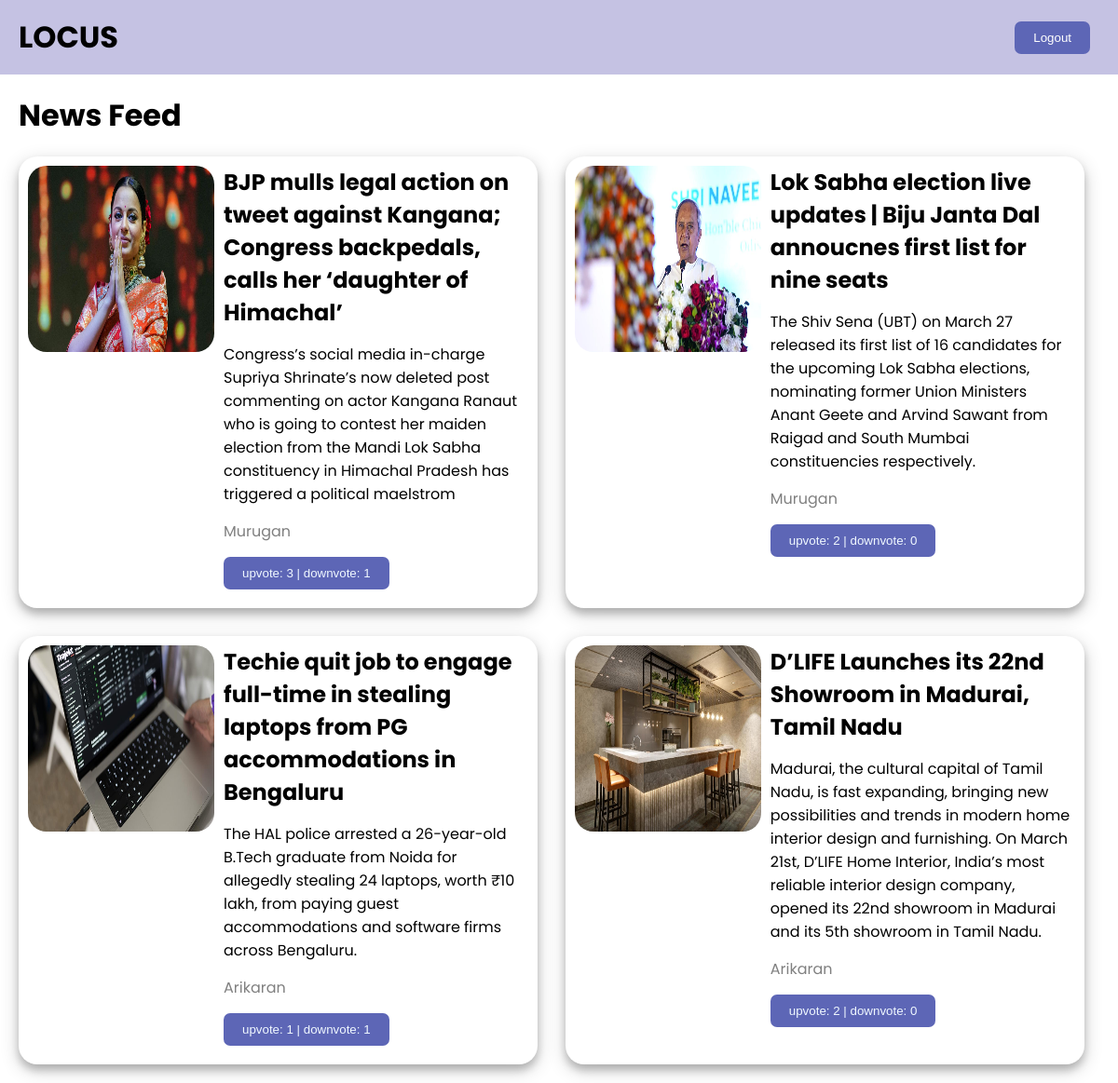
Page /journal on the committed database.
### locusnews/models.py (models this page shows, shortened)
class News(models.Model):
    author = models.ForeignKey(User, on_delete=models.CASCADE)
    title = models.CharField(max_length=250)
    image = models.ImageField(upload_to='images/',default="")
    content = models.TextField()
    upvotes = models.IntegerField(default=0)
    downvotes = models.IntegerField(default=0)

### locusnews/views.py (the view)
# urls.py: path('journal',views.journal,name='journal'),
def journal(request):
    username = request.user.username
    allnews = News.objects.all()
    return render(request,'journal.html',{'username':username,'allnews':allnews})

### templates/journal.html (shortened to what this page needs)
{% load static %}
<html lang="en">
  <head>
    <link rel="stylesheet" href="{% static 'commonuser.css'%}" />
  </head>
  <body>
    <div class="main-container">
      <div class="navbar">
        <h1 class="logo">LOCUS</h1>
        <div class="navbar-sub-container">
          <button><a href="/handlelogout" style="text-decoration: none; color: white;">Logout</a></button>
        </div>
      </div>
      <div class="content">
        <div class="margin-container">
          <h1>News Feed</h1>
        </div>
        <div class="feed-section">
          {% for i in allnews %}
          <div class="grid-item">
            <div>
              <img src="{{ i.image.url }}" alt="" />
            </div>
            <div class="info">
              <h2>
                {{i.title}}
              </h2>
              <p>
                {{i.content}}
              </p>
              <div class="vote-info">
                <p>{{i.author}}</p>
                <div>
                  <button onclick="toggleVote('{{ i.id }}')">upvote: {{ i.upvotes }} | downvote: {{ i.downvotes }}</button>
                </div>
              </div>
            </div>
          </div>
          {% endfor %}
            </div>
          </div>
        </div>
  </body>
</html>

### static/commonuser.css (style rules this page uses)
* { margin: 0%; padding: 0%; }
body { font-family: poppins; }
.main-container { width: 100%; min-height: 100vh; background-color: white; }
.logo { margin-left: 20px; }
.navbar { position: relative; width: 100%; height: 10vh; background-color: #c5c2e3; display: flex; overflow-y: hidden; flex-direction: row; justify-content: space-between; align-items: center; }
.navbar-sub-container { display: flex; flex-direction: row; align-items: baseline; gap: 10px; margin-right: 20px; }
button { padding: 10px 20px; background-color: #5d66b6; color: aliceblue; border: none; border-radius: 7px; cursor: pointer; }
.margin-container { margin: 20px; }
.feed-section { margin: 20px; display: grid; grid-template-columns: 48% 48%; gap: 30px; }
.grid-item { background-color: #ffffff; width: 100%; min-height: 30vh; border-radius: 20px; display: flex; flex-direction: row; box-shadow: 0 6px 8px 0 rgba(0, 0, 0, 0.2), 0 6px 20px 0 rgba(0, 0, 0, 0.19); }
img { width: 200px; height: 200px; margin: 10px 0px 0px 10px; border-radius: 20px; }
.info { margin: 10px; color: rgb(1, 1, 1); }
.info p { margin: 15px 0px; }
.vote-info p { color: grey; }
.vote-info { margin-bottom: 10px; }

### rows in the picture
News: image (picture), title "BJP mulls legal action on tweet against Kangana; Congress backpedals, calls her ‘daughter of Himachal’", content "Congress’s social media in-charge Supriya Shrinate’s now deleted post commenting on actor Kangana Ranaut who is going to contest her maiden election from the Mandi Lok Sabha constituency in Himachal Pradesh has triggered a political maelstrom", author "Murugan", upvotes "3", downvotes "1"
News: image (picture), title "Lok Sabha election live updates | Biju Janta Dal annoucnes first list for nine seats", content "The Shiv Sena (UBT) on March 27 released its first list of 16 candidates for the upcoming Lok Sabha elections, nominating former Union Ministers Anant Geete and Arvind Sawant from Raigad and South Mumbai constituencies respectively.", author "Murugan", upvotes "2", downvotes "0"
News: image (picture), title "Techie quit job to engage full-time in stealing laptops from PG accommodations in Bengaluru", content "The HAL police arrested a 26-year-old B.Tech graduate from Noida for allegedly stealing 24 laptops, worth ₹10 lakh, from paying guest accommodations and software firms across Bengaluru.", author "Arikaran", upvotes "1", downvotes "1"
News: image (picture), title "D’LIFE Launches its 22nd Showroom in Madurai, Tamil Nadu", content "Madurai, the cultural capital of Tamil Nadu, is fast expanding, bringing new possibilities and trends in modern home interior design and furnishing. On March 21st, D’LIFE Home Interior, India’s most reliable interior design company, opened its 22nd showroom in Madurai and its 5th showroom in Tamil Nadu.", author "Arikaran", upvotes "2", downvotes "0"
